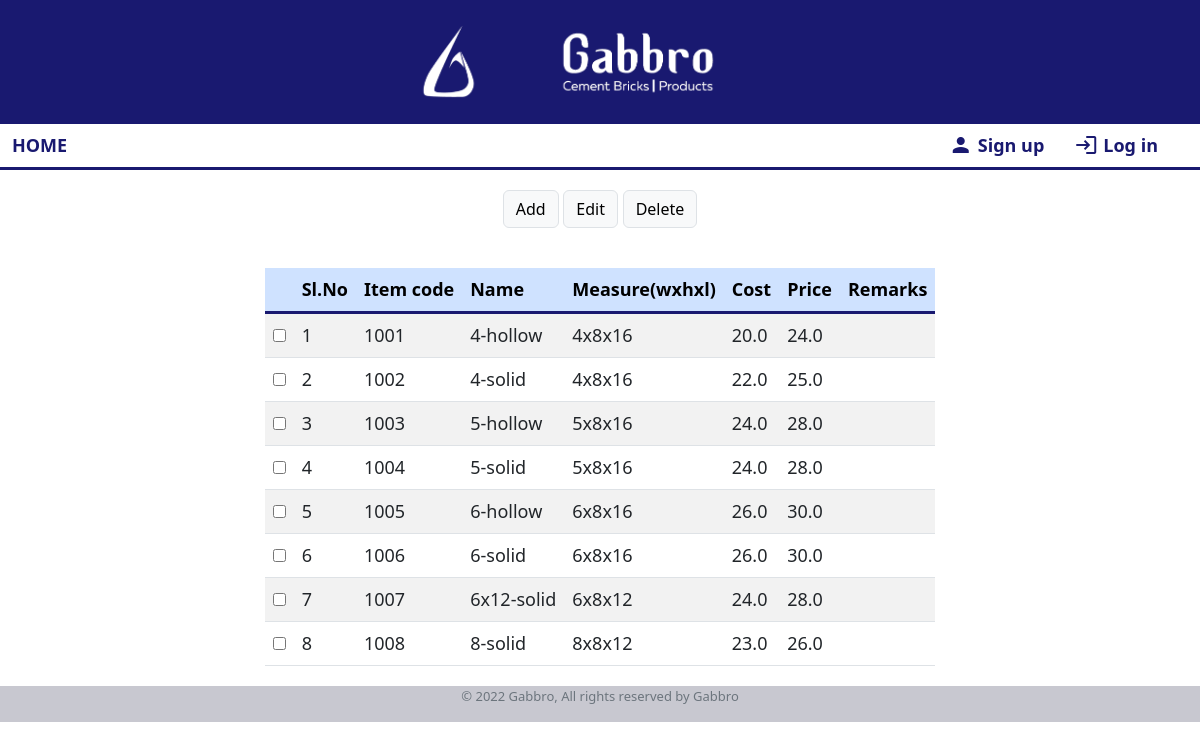
/bricks, run on the app's committed database.
### tables this page shows
CREATE TABLE "bricks" (sl_no INTEGER NOT NULL, item_code VARCHAR NOT NULL, name TEXT, measurement VARCHAR, cost REAL, price REAL, Remark TEXT, PRIMARY KEY(item_code));

### app.py (the view)
@app.route("/bricks")
def bricks():
    rows= db.execute('SELECT * FROM bricks')
    return render_template("bricks.html", rows=rows)

### app.py (called while the page is built)
@app.after_request
def after_request(response):
    response.headers["Cache-Control"] = "no-cache, no-store, must-revalidate"
    response.headers["Expires"] = 0
    response.headers["Pragma"] = "no-cache"
    return response

### templates/bricks.html (shortened to what this page needs)
{% extends "layout.html" %}
{% block main %}
    <div style="display: flex; flex-direction:column; align-items: center; justify-content: center; width: 100%;">
        <div style="border-radius:15px ; border-width: 2px; padding: 20px;">
            <button class="btn btn-light border">Add</button>
            <button class="btn btn-light border">Edit</button>
            <button class="btn btn-light border">Delete</button>
        </div>
        <div style="display: flex; align-items:center ;justify-content:space-around">
            <table class="table table-striped " style="margin: 20px !important;">
                <thead>
                    <tr class="table-primary">
                        <th></th>
                        <th scope="col">Sl.No</th>
                        <th scope="col">Item code</th>
                        <th scope="col">Name</th>
                        <th scope="col">Measure(wxhxl)</th>
                        <th scope="col">Cost</th>
                        <th scope="col">Price</th>
                        <th scope="col">Remarks</th>
                    </tr>
                </thead>
                <tbody style="border-top:#191970; border-top-style:solid; border-top-width: 3px;">
                {% for row in rows %}
                    <tr scope="row">
                        <td><input type="checkbox" value="{{row.item_code}}"></td>
                        <td>{{row.sl_no}}</td>
                        <td>{{row.item_code}}</td>
                        <td>{{row.name}}</td>
                        <td>{{row.measurement}}</td>
                        <td>{{row.cost}}</td>
                        <td>{{row.price}}</td>
                        <td>{{row.Remark}}</td>
                    </tr>
                {% endfor %}
                </tbody>
            </table>
        </div>
    </div>
{% endblock %}

### templates/layout.html (shortened to what this page needs)
<!DOCTYPE html>
<html lan="en">
    <head>
        <link rel="stylesheet" href="/static/css/style.css">
        <link href="https://cdn.jsdelivr.net/npm/bootstrap@5.2.0/dist/css/bootstrap.min.css" rel="stylesheet">
    </head>
    <body class="body-container" onload="initialize()">
        <div class="p-4 text-center" style="background-color:#191970 ;">
            <img src="/static/Gabbro-stone1.png" class="img-fluid" style="width:70px; height: auto;" >
            <img src="/static/Gabbro-name1.png" class="img-fluid" style="width:300px; height: auto;" >
        </div>
        <nav class="mynav navbar navbar-expand">
            <div class="container-fluid">
                {% if session.user_id %}
                <ul class="nav navbar-nav">
                    <li><a href="/">HOME</a></li>
                    <li><a href="/entry">Entry</a></li>
                    <li class="dropdown">
                        <a class="dropdown-toggle" data-bs-toggle="dropdown" href="#">Employee</a>
                        <ul class="dropdown-menu dp-menu">
                            <li class="dropdown-item text-center"  ><a href="#">Staff</a></li>
                            <li class="dropdown-item text-center"><a  href="#">Work</a></li>
                            <li class="dropdown-item text-center"><a  href="#">Wage</a></li>
                        </ul>
                    </li>
                    <li><a href="#">Customer</a></li>
                    <li><a href="#">History</a></li>
                    <li class="dropdown">
                        <a class="dropdown-toggle" data-bs-toggle="dropdown" href="#">Bricks</a>
                        <ul class="dropdown-menu">
                            <li class="dropdown-item"><a href="/bricks">items</a></li>
                        </ul>
                    </li>
                </ul>
                <ul class="nav navbar-nav nav-right">
                    <li ><a href="/logout" class="vert-center"><i class="material-icons">logout</i>Log out</a></li>
                </ul>
                {% else %}
                <ul class="nav navbar-nav">
                    <li><a href="/">HOME</a></li>
                </ul>
                <ul class="nav navbar-nav nav-right">
                    <li ><a href="#" class="vert-center"><i class="material-icons" >person</i>Sign up</a></li>
                    <li ><a href="/" class="vert-center"><i class="material-icons">login</i>Log in</a></li>
                </ul>
                {% endif %}
            </div>
        </nav>
        <main class="main-1">
            {% block main %}
            {% endblock %}
        </main>
        <footer class="text-muted text-center ">
            <p>&#169 2022 Gabbro, All rights reserved by Gabbro</p>
        </footer>
    </body>
</html>

### static/css/style.css (style rules this page uses)
.body-container { color: black; font-size: 18px; display: flex; flex-direction: column; flex-wrap: wrap; margin: 0; height: 100%; width: 100%; }
.mynav { display: flex; flex: 20%; color: #191970; background-color: white; border-bottom: #191970; border-bottom-style: solid; border-bottom-width: 3px; }
li a { text-decoration: none; color: #191970; font-weight: bold; }
ul li { margin-right: 30px; }
ul li a i { padding-right: 5px; }
.main-1 { display: flex; flex: 1; flex-direction: row; align-items: center; justify-content: flex-start; }
.vert-center { display: flex; flex-direction: row; align-items: center; }
footer { display: flex; align-items: center; justify-content: center; font-size: small; line-height: 20px; color: black; background-color: #c8c8d0; }

### data on the page
bricks: sl_no "1", item_code "1001", name "4-hollow", measurement "4x8x16", cost "20.0", price "24.0"
bricks: sl_no "2", item_code "1002", name "4-solid", measurement "4x8x16", cost "22.0", price "25.0"
bricks: sl_no "3", item_code "1003", name "5-hollow", measurement "5x8x16", cost "24.0", price "28.0"
bricks: sl_no "4", item_code "1004", name "5-solid", measurement "5x8x16", cost "24.0", price "28.0"
bricks: sl_no "5", item_code "1005", name "6-hollow", measurement "6x8x16", cost "26.0", price "30.0"
bricks: sl_no "6", item_code "1006", name "6-solid", measurement "6x8x16", cost "26.0", price "30.0"
bricks: sl_no "7", item_code "1007", name "6x12-solid", measurement "6x8x12", cost "24.0", price "28.0"
bricks: sl_no "8", item_code "1008", name "8-solid", measurement "8x8x12", cost "23.0", price "26.0"
